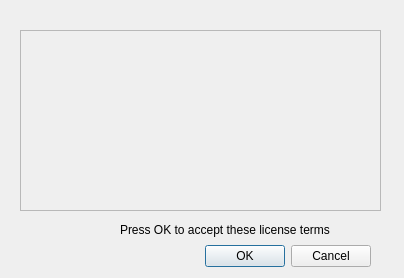
<?xml version="1.0" encoding="UTF-8"?>
<ui version="4.0">
 <class>license</class>
 <widget class="QDialog" name="license">
  <property name="geometry">
   <rect>
    <x>0</x>
    <y>0</y>
    <width>404</width>
    <height>278</height>
   </rect>
  </property>
  <property name="windowTitle">
   <string>MuseLib | LICENSE AGREEMENT</string>
  </property>
  <widget class="QDialogButtonBox" name="buttonBox">
   <property name="geometry">
    <rect>
     <x>30</x>
     <y>240</y>
     <width>341</width>
     <height>32</height>
    </rect>
   </property>
   <property name="orientation">
    <enum>Qt::Horizontal</enum>
   </property>
   <property name="standardButtons">
    <set>QDialogButtonBox::Cancel|QDialogButtonBox::Ok</set>
   </property>
  </widget>
  <widget class="QScrollArea" name="licenseScrollArea">
   <property name="geometry">
    <rect>
     <x>20</x>
     <y>30</y>
     <width>361</width>
     <height>181</height>
    </rect>
   </property>
   <property name="sizePolicy">
    <sizepolicy hsizetype="Fixed" vsizetype="Expanding">
     <horstretch>0</horstretch>
     <verstretch>0</verstretch>
    </sizepolicy>
   </property>
   <property name="minimumSize">
    <size>
     <width>361</width>
     <height>181</height>
    </size>
   </property>
   <property name="horizontalScrollBarPolicy">
    <enum>Qt::ScrollBarAlwaysOff</enum>
   </property>
   <property name="widgetResizable">
    <bool>true</bool>
   </property>
   <widget class="QWidget" name="scrollAreaWidgetContents">
    <property name="geometry">
     <rect>
      <x>0</x>
      <y>0</y>
      <width>359</width>
      <height>179</height>
     </rect>
    </property>
   </widget>
  </widget>
  <widget class="QLabel" name="label">
   <property name="geometry">
    <rect>
     <x>120</x>
     <y>220</y>
     <width>251</width>
     <height>20</height>
    </rect>
   </property>
   <property name="text">
    <string>Press OK to accept these license terms</string>
   </property>
  </widget>
 </widget>
 <resources/>
 <connections>
  <connection>
   <sender>buttonBox</sender>
   <signal>accepted()</signal>
   <receiver>license</receiver>
   <slot>accept()</slot>
   <hints>
    <hint type="sourcelabel">
     <x>248</x>
     <y>254</y>
    </hint>
    <hint type="destinationlabel">
     <x>157</x>
     <y>274</y>
    </hint>
   </hints>
  </connection>
  <connection>
   <sender>buttonBox</sender>
   <signal>rejected()</signal>
   <receiver>license</receiver>
   <slot>reject()</slot>
   <hints>
    <hint type="sourcelabel">
     <x>316</x>
     <y>260</y>
    </hint>
    <hint type="destinationlabel">
     <x>286</x>
     <y>274</y>
    </hint>
   </hints>
  </connection>
 </connections>
</ui>
